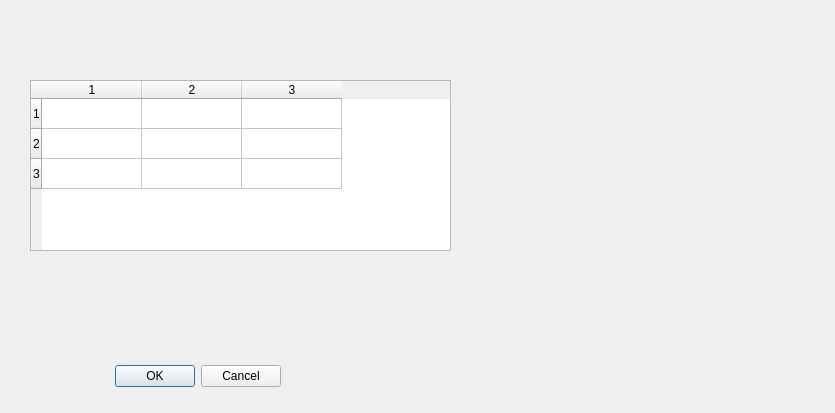
<?xml version="1.0" encoding="UTF-8"?>
<ui version="4.0">
 <class>Dialog</class>
 <widget class="QDialog" name="Dialog">
  <property name="geometry">
   <rect>
    <x>0</x>
    <y>0</y>
    <width>835</width>
    <height>413</height>
   </rect>
  </property>
  <property name="windowTitle">
   <string>Dialog</string>
  </property>
  <widget class="QDialogButtonBox" name="buttonBox">
   <property name="geometry">
    <rect>
     <x>80</x>
     <y>360</y>
     <width>201</width>
     <height>32</height>
    </rect>
   </property>
   <property name="orientation">
    <enum>Qt::Horizontal</enum>
   </property>
   <property name="standardButtons">
    <set>QDialogButtonBox::Cancel|QDialogButtonBox::Ok</set>
   </property>
  </widget>
  <widget class="QTableWidget" name="tableWidget">
   <property name="geometry">
    <rect>
     <x>30</x>
     <y>80</y>
     <width>421</width>
     <height>171</height>
    </rect>
   </property>
   <row>
    <property name="text">
     <string>1</string>
    </property>
   </row>
   <row>
    <property name="text">
     <string>2</string>
    </property>
   </row>
   <row>
    <property name="text">
     <string>3</string>
    </property>
   </row>
   <column>
    <property name="text">
     <string>1</string>
    </property>
   </column>
   <column>
    <property name="text">
     <string>2</string>
    </property>
   </column>
   <column>
    <property name="text">
     <string>3</string>
    </property>
   </column>
  </widget>
 </widget>
 <resources/>
 <connections>
  <connection>
   <sender>buttonBox</sender>
   <signal>accepted()</signal>
   <receiver>Dialog</receiver>
   <slot>accept()</slot>
   <hints>
    <hint type="sourcelabel">
     <x>248</x>
     <y>254</y>
    </hint>
    <hint type="destinationlabel">
     <x>157</x>
     <y>274</y>
    </hint>
   </hints>
  </connection>
  <connection>
   <sender>buttonBox</sender>
   <signal>rejected()</signal>
   <receiver>Dialog</receiver>
   <slot>reject()</slot>
   <hints>
    <hint type="sourcelabel">
     <x>316</x>
     <y>260</y>
    </hint>
    <hint type="destinationlabel">
     <x>286</x>
     <y>274</y>
    </hint>
   </hints>
  </connection>
 </connections>
</ui>
